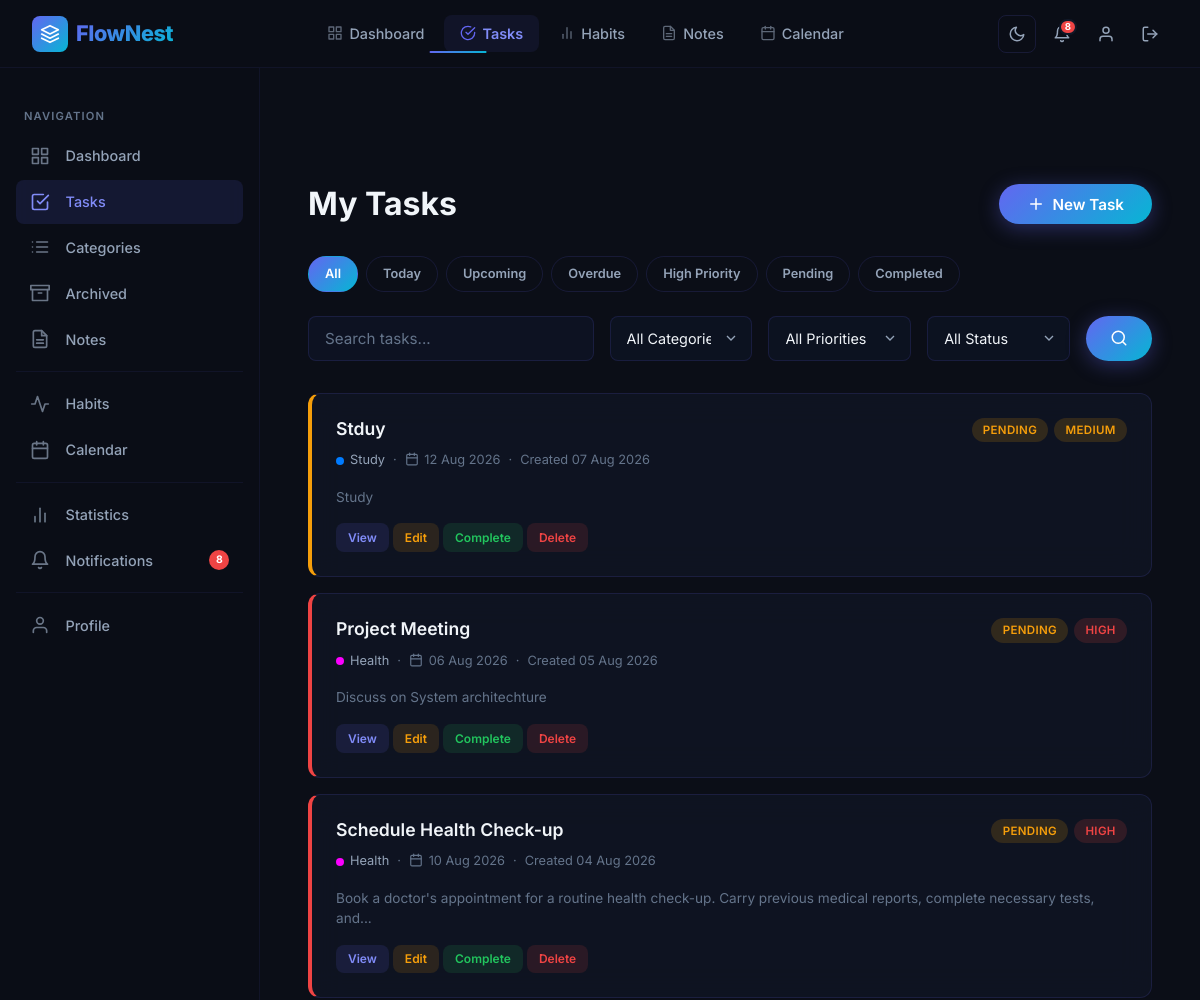
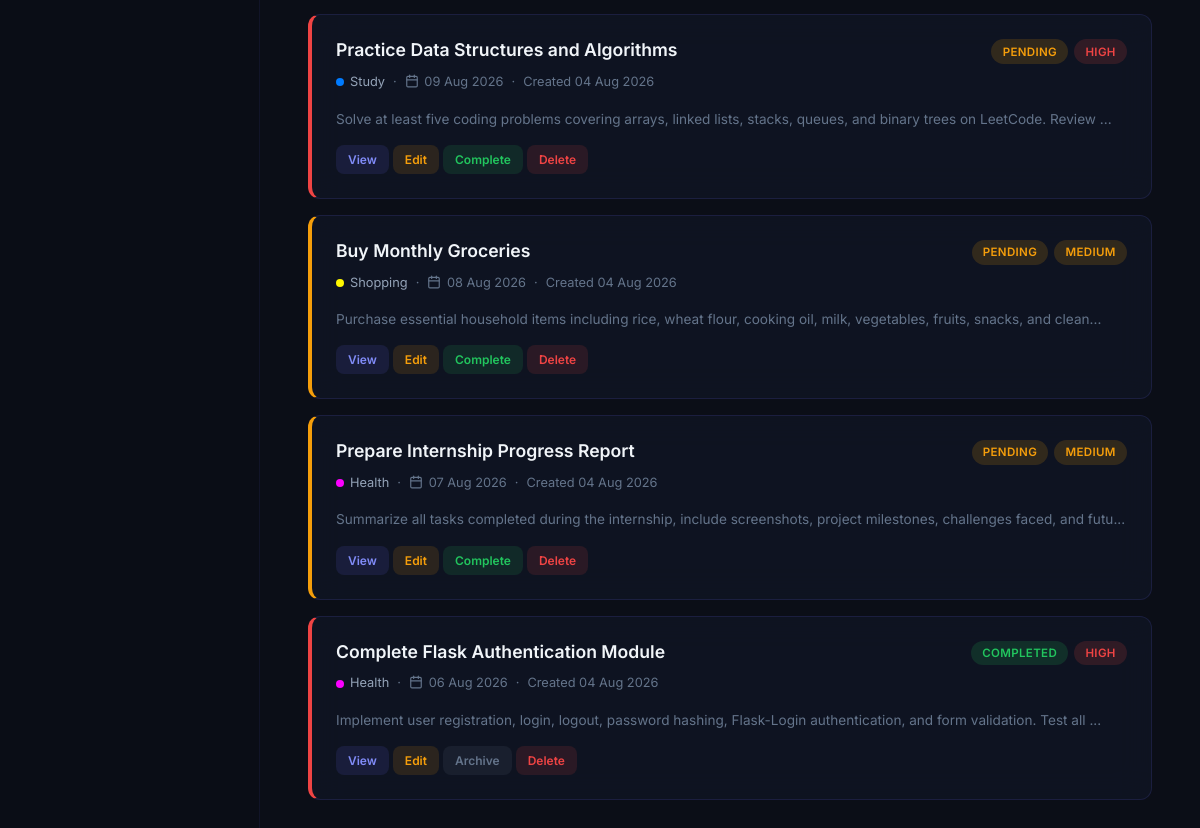
Page /tasks/ (signed in) on the committed database (2 pictures, top to bottom).
### app/models.py (models this page shows, shortened)
class Task(db.Model):
    __tablename__ = "tasks"
    id = db.Column(db.Integer, primary_key=True)
    title = db.Column(db.String(200), nullable=False)
    description = db.Column(db.Text, nullable=True)
    priority = db.Column(db.String(20), default="Medium")
    status = db.Column(db.String(20), default="Pending")
    deadline = db.Column(db.Date, nullable=True)
    reminder = db.Column(db.DateTime, nullable=True)
    attachment = db.Column(db.String(255), nullable=True)
    created_at = db.Column(
        db.DateTime,
        default=datetime.utcnow
    )
    updated_at = db.Column(
        db.DateTime,
        default=datetime.utcnow,
        onupdate=datetime.utcnow
    )
    reminder_sent = db.Column(
    db.Boolean,
    default=False
    )
    user_id = db.Column(
        db.Integer,
        db.ForeignKey("users.id"),
        nullable=False
    )
    category_id = db.Column(
        db.Integer,
        db.ForeignKey("categories.id"),
        nullable=True
    )
    user = db.relationship(
    "User",
    back_populates="tasks"
    )
    category = db.relationship(
    "Category",
    back_populates="tasks"
    )

class Category(db.Model):
    __tablename__ = "categories"
    id = db.Column(
        db.Integer,
        primary_key=True
    )
    user = db.relationship(
    "User",
    back_populates="categories"
    )
    tasks = db.relationship(
    "Task",
    back_populates="category",
    lazy=True
    )
    name = db.Column(
        db.String(100),
        nullable=False
    )
    color = db.Column(
        db.String(20),
        default="#007bff"
    )
    user_id = db.Column(
        db.Integer,
        db.ForeignKey("users.id"),
        nullable=False
    )

### app/routes/tasks.py (the view, shortened to what this page needs)
@tasks.route("/")
@login_required
def list_tasks():
    form = SearchForm()
    form.category.choices.extend([
        (category.id, category.name)
        for category in Category.query.filter_by(
            user_id=current_user.id
        ).order_by(Category.name)
        .all()
    ])
    query = Task.query.filter(
        Task.user_id == current_user.id,
        Task.status != "Archived"
    )
    search = request.args.get(
        "search",
        ""
    )
    category = request.args.get(
        "category",
        type=int,
        default=0
    )
    priority = request.args.get(
        "priority",
        ""
    )
    status = request.args.get(
        "status",
        ""
    )
    filter_type = request.args.get(
    "filter",
    ""
    )
    if filter_type == "today":
        query = query.filter(
            Task.deadline == date.today()
        )
    if filter_type == "upcoming":
        query = query.filter(
            Task.deadline > date.today()
        )
    if filter_type == "overdue":
        query = query.filter(
            Task.deadline < date.today(),
            Task.status != "Completed"
        )
    if filter_type == "high":
        query = query.filter_by(
            priority="High"
        )
    if filter_type == "pending":
        query = query.filter_by(
            status="Pending"
        )
    if filter_type == "completed":
        query = query.filter_by(
            status="Completed"
        )
    if filter_type == "archived":
        query = query.filter_by(
            status="Archived"
        )
    if category:
        query = query.filter_by(
            category_id=category
        )
    if priority:
        query = query.filter_by(
            priority=priority
        )
    if status:
        query = query.filter_by(
            status=status
        )
    tasks = query.order_by(
    Task.created_at.desc()
    ).all()
    form.search.data = search
    form.category.data = category
    form.priority.data = priority
    form.status.data = status
    selected_filter = filter_type
    return render_template(
    "tasks/list.html",
    tasks=tasks,
    form=form,
    selected_filter=selected_filter
)

### app/forms.py
class SearchForm(FlaskForm):
    search = StringField(
        "Search"
    )
    category = SelectField(
        "Category",
        coerce=int,
        choices=[(0, "All Categories")]
    )
    priority = SelectField(
        "Priority",
        choices=[
            ("", "All Priorities"),
            ("High", "High"),
            ("Medium", "Medium"),
            ("Low", "Low")
        ]
    )
    status = SelectField(
        "Status",
        choices=[
            ("", "All Status"),
            ("Pending", "Pending"),
            ("Completed", "Completed"),
            ("Archived", "Archived")
        ]
    )
    submit = SubmitField("Search")

### app/extensions.py (called while the page is built)
@login_manager.user_loader
def load_user(user_id):
    from app.models import User
    return User.query.get(int(user_id))

### app/templates/tasks/list.html (shortened to what this page needs)
{% extends "base.html" %}
{% block content %}
<div class="page-wrapper with-sidebar">
    <div class="page-content">
        <div class="page-header fade-in">
            <h2>My Tasks</h2>
            <a href="{{ url_for('tasks.create_task') }}" class="btn btn-primary">
                <svg viewBox="0 0 24 24" fill="none" stroke="currentColor" stroke-width="2" width="18" height="18" stroke-linecap="round" stroke-linejoin="round">
                    <line x1="12" y1="5" x2="12" y2="19"></line>
                    <line x1="5" y1="12" x2="19" y2="12"></line>
                </svg>
                New Task
            </a>
        </div>
        <div class="filter-pills fade-in fade-in-delay-1">
            <a href="{{ url_for('tasks.list_tasks') }}" class="filter-pill {{ 'active' if not selected_filter else '' }}">All</a>
            <a href="{{ url_for('tasks.list_tasks', filter='today') }}" class="filter-pill {{ 'active' if selected_filter == 'today' else '' }}">Today</a>
            <a href="{{ url_for('tasks.list_tasks', filter='upcoming') }}" class="filter-pill {{ 'active' if selected_filter == 'upcoming' else '' }}">Upcoming</a>
            <a href="{{ url_for('tasks.list_tasks', filter='overdue') }}" class="filter-pill {{ 'active' if selected_filter == 'overdue' else '' }}">Overdue</a>
            <a href="{{ url_for('tasks.list_tasks', filter='high') }}" class="filter-pill {{ 'active' if selected_filter == 'high' else '' }}">High Priority</a>
            <a href="{{ url_for('tasks.list_tasks', filter='pending') }}" class="filter-pill {{ 'active' if selected_filter == 'pending' else '' }}">Pending</a>
            <a href="{{ url_for('tasks.list_tasks', filter='completed') }}" class="filter-pill {{ 'active' if selected_filter == 'completed' else '' }}">Completed</a>
        </div>
        <form method="GET" class="search-bar fade-in fade-in-delay-2">
            {{ form.search(class="form-control", placeholder="Search tasks...") }}
            {{ form.category(class="form-select") }}
            {{ form.priority(class="form-select") }}
            {{ form.status(class="form-select") }}
            <button type="submit" class="btn btn-primary" style="padding: 0.7rem 1.5rem;">
                <svg viewBox="0 0 24 24" fill="none" stroke="currentColor" stroke-width="2" width="18" height="18" stroke-linecap="round" stroke-linejoin="round">
                    <circle cx="11" cy="11" r="8"></circle>
                    <line x1="21" y1="21" x2="16.65" y2="16.65"></line>
                </svg>
            </button>
        </form>
        {% if tasks %}
        {% for task in tasks %}
        <div class="task-card priority-{{ task.priority|lower }} fade-in">
            <div class="task-card-header">
                <h3 class="task-card-title">
                    <a href="{{ url_for('tasks.view_task', task_id=task.id) }}">{{ task.title }}</a>
                </h3>
                <div style="display: flex; gap: 6px; flex-shrink: 0;">
                    <span class="badge badge-{{ task.status|lower }}">{{ task.status }}</span>
                    <span class="badge badge-{{ task.priority|lower }}">{{ task.priority }}</span>
                </div>
            </div>
            <div class="task-card-meta">
                {% if task.category %}
                <span class="category-tag">
                    <span class="category-dot" style="background: {{ task.category.color }};"></span>
                    {{ task.category.name }}
                </span>
                <span>·</span>
                {% endif %}
                <span>
                    <svg viewBox="0 0 24 24" fill="none" stroke="currentColor" stroke-width="2" stroke-linecap="round" stroke-linejoin="round">
                        <rect x="3" y="4" width="18" height="18" rx="2" ry="2"></rect>
                        <line x1="16" y1="2" x2="16" y2="6"></line>
                        <line x1="8" y1="2" x2="8" y2="6"></line>
                        <line x1="3" y1="10" x2="21" y2="10"></line>
                    </svg>
                    {{ task.deadline.strftime("%d %b %Y") if task.deadline else "No Deadline" }}
                </span>
                <span>·</span>
                <span>Created {{ task.created_at.strftime("%d %b %Y") }}</span>
            </div>
            {% if task.description %}
            <p style="margin: 0 0 var(--space-md); font-size: 0.85rem; color: var(--text-muted); line-height: 1.5;">
                {{ task.description[:120] }}{% if task.description|length > 120 %}...{% endif %}
            </p>
            {% endif %}
            <div class="task-card-actions">
                <a href="{{ url_for('tasks.view_task', task_id=task.id) }}" class="btn-xs btn-info-soft">View</a>
                <a href="{{ url_for('tasks.update_task', task_id=task.id) }}" class="btn-xs btn-warning-soft">Edit</a>
                {% if task.status == "Pending" %}
                <a href="{{ url_for('tasks.complete_task', task_id=task.id) }}" class="btn-xs btn-success-soft">Complete</a>
                {% endif %}
                {% if task.status == "Completed" %}
                <a href="{{ url_for('tasks.archive_task', task_id=task.id) }}" class="btn-xs btn-muted-soft">Archive</a>
                {% endif %}
                <a href="{{ url_for('tasks.delete_task', task_id=task.id) }}" class="btn-xs btn-danger-soft"
                    onclick="return confirm('Are you sure you want to delete this task?');">Delete</a>
            </div>
        </div>
        {% endfor %}
        {% endif %}
    </div>
</div>
{% endblock %}

### rows in the picture
Task: title "Stduy", status "PENDING", priority "MEDIUM", category.name "Study", deadline "12 Aug 2026", created_at "07 Aug 2026", description "Study"
Task: title "Project Meeting", status "PENDING", priority "HIGH", category.name "Health", deadline "06 Aug 2026", created_at "05 Aug 2026", description "Discuss on System architechture"
Task: title "Schedule Health Check-up", status "PENDING", priority "HIGH", category.name "Health", deadline "10 Aug 2026", created_at "04 Aug 2026", description "Book a doctor's appointment for a routine health check-up. Carry previous medical reports, complete necessary tests, and"
Task: title "Practice Data Structures and Algorithms", status "PENDING", priority "HIGH", category.name "Study", deadline "09 Aug 2026", created_at "04 Aug 2026", description "Solve at least five coding problems covering arrays, linked lists, stacks, queues, and binary trees on LeetCode. Review"
Task: title "Buy Monthly Groceries", status "PENDING", priority "MEDIUM", category.name "Shopping", deadline "08 Aug 2026", created_at "04 Aug 2026", description "Purchase essential household items including rice, wheat flour, cooking oil, milk, vegetables, fruits, snacks, and clean"
Task: title "Prepare Internship Progress Report", status "PENDING", priority "MEDIUM", category.name "Health", deadline "07 Aug 2026", created_at "04 Aug 2026", description "Summarize all tasks completed during the internship, include screenshots, project milestones, challenges faced, and futu"
Task: title "Complete Flask Authentication Module", status "COMPLETED", priority "HIGH", category.name "Health", deadline "06 Aug 2026", created_at "04 Aug 2026", description "Implement user registration, login, logout, password hashing, Flask-Login authentication, and form validation. Test all"

### other values in the picture
{{ unread_count }} "8"
